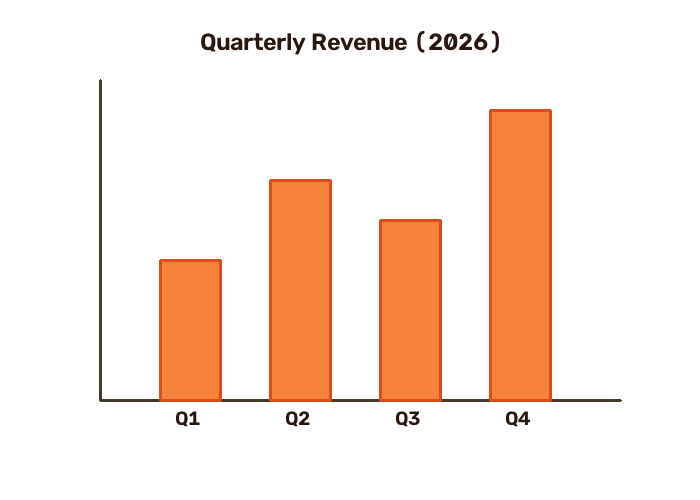
#> input picture samples/barchart_quarterly.png, 700 x 500 px
$ python -i preprocessor.py   (imports and definitions only)
#> lines starting #> are read from the running program, lines starting #| are printed output that depends on the picture; after the words box and inside, x2 and y2 are one past the last pixel; in counts of white or black regions, pixels touching at a corner belong together
#> further down, picture is the input picture: shape (500, 700, 3); mean B, G, R 221.7, 232.2, 250.4
"""
ODR Image and Document Preprocessor.
Supports local image decoding (PNG, JPEG, WebP, BMP), multi-page PDF rasterization,
orientation detection, deskewing, and contrast normalization.
"""

import os
import io
import math
from typing import List, Tuple, Dict, Any, Optional
import cv2
import numpy as np
from PIL import Image
import fitz  # PyMuPDF


class ImagePreprocessor:
    """Preprocesses input files (raster images & PDFs) for diagram detection and OCR."""

    # [48 lines left out: functions load_file_to_images, suppress_notebook_lines, not called in this run]

    @staticmethod
    def deskew(image: np.ndarray) -> Tuple[np.ndarray, float]:
        """
        Estimates skew angle using minAreaRect on edge contours and rotates image if angle > 0.5 degrees.
        """
        gray = cv2.cvtColor(image, cv2.COLOR_BGR2GRAY)
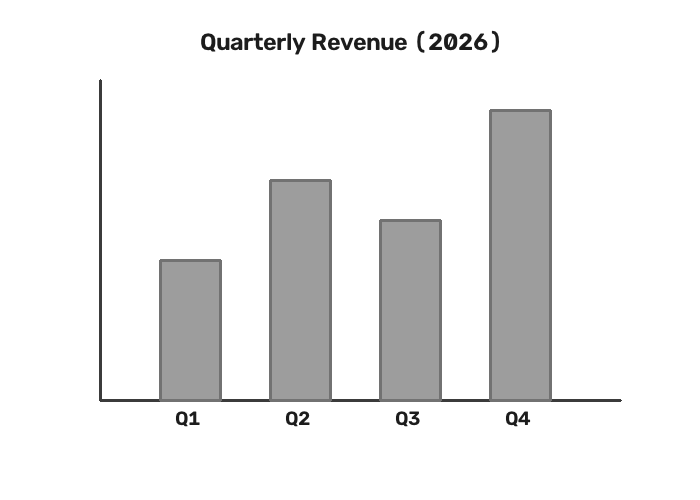
#> gray: shape (500, 700); min 28, max 255, mean 236.5
        blur = cv2.GaussianBlur(gray, (5, 5), 0)
        edges = cv2.Canny(blur, 50, 150, apertureSize=3)
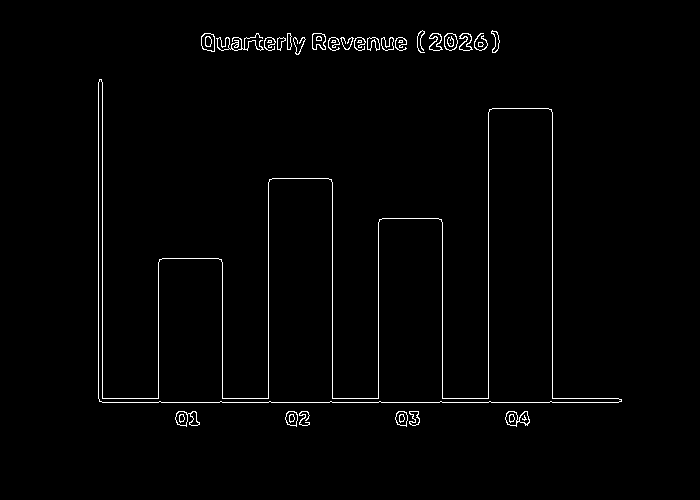
#> edges: shape (500, 700); 1.5% white in thin lines or dots, all inside (x1, y1, x2, y2) = (98, 30, 622, 427)

        coords = np.column_stack(np.where(edges > 0))
#> coords = 5290 pairs, first value 30 to 426, second value 98 to 621
        if len(coords) < 100:
            return image, 0.0

        angle = cv2.minAreaRect(coords)[-1]
#> angle = -90
        if angle < -45:
            angle = -(90 + angle)
#> angle = 0
        else:
            angle = -angle

        # If angle is negligible, do not rotate
        if abs(angle) < 0.6 or abs(angle) > 30:
            return image, 0.0

        h, w = image.shape[:2]
        center = (w // 2, h // 2)
        rot_mat = cv2.getRotationMatrix2D(center, angle, 1.0)
        rotated = cv2.warpAffine(image, rot_mat, (w, h), flags=cv2.INTER_CUBIC, borderMode=cv2.BORDER_REPLICATE)
        return rotated, angle

    # [19 lines left out: functions normalize_contrast, binarize, not called in this run]

>>> import cv2
>>> picture = cv2.imread('../../samples/barchart_quarterly.png')
>>> result = ImagePreprocessor().deskew(picture)
